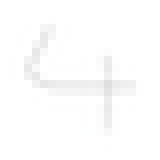
%> input picture Coursera/machine-learning-ex4/Images/4.jpg, 20 x 20 px (shown 8 times larger)
$ octave --eval "result = imageTo20x20Gray('../Images/4.jpg');"   (GNU Octave 9; MATLAB toolbox functions it lacks are replaced by stand-ins)
%> lines starting %> are read from the running program, lines starting %| are printed output that depends on the picture
### Coursera/machine-learning-ex4/ex4/sigmoid.m
function g = sigmoid(z)
%SIGMOID Compute sigmoid functoon
%   J = SIGMOID(z) computes the sigmoid of z.

g = 1.0 ./ (1.0 + exp(-z));
end

### Coursera/machine-learning-ex4/ex4/imageTo20x20Gray.m
function [vectorImage] = imageTo20x20Gray(fileName)
%> called with fileName = '../Images/4.jpg'
cropPercentage=0;
rotStep=0;
%IMAGETO20X20GRAY display reduced image and converts for digit classification
%
% Sample usage:
%       imageTo20x20Gray('myDigit.jpg', 100, -1);
%
%       First parameter: Image file name
%             Could be bigger than 20 x 20 px, it will
%             be resized to 20 x 20. Better if used with
%             square images but not required.
%
%       Second parameter: cropPercentage (any number between 0 and 100)
%             0  0% will be cropped (optional, no needed for square images)
%            50  50% of available croping will be cropped
%           100  crop all the way to square image (for rectangular images)
%
%       Third parameter: rotStep
%            -1  rotate image 90 degrees CCW
%             0  do not rotate (optional)
%             1  rotate image 90 degrees CW
%
% (Thanks to Edwin Fr黨wirth for parts of this code)
% Read as RGB image
Image3DmatrixRGB = imread(fileName);
%> Image3DmatrixRGB is the input picture: size 20x20x3 uint8; mean R, G, B 253, 253, 253
% Convert to NTSC image (YIQ)
Image3DmatrixYIQ = rgb2ntsc(Image3DmatrixRGB );
%> Image3DmatrixYIQ: size 20x20x3 double; mean of channels 1, 2, 3 0.992, -5.84e-06, -2.07e-06
% Convert to grays keeping only luminance (Y) and discard chrominance (IQ)
Image2DmatrixBW  = Image3DmatrixYIQ(:,:,1);
% Get the size of your image
oldSize = size(Image2DmatrixBW);
%> oldSize = [20 20]
% Obtain crop size toward centered square (cropDelta)
% ...will be zero for the already minimum dimension
% ...and if the cropPercentage is zero,
% ...both dimensions are zero
% ...meaning that the original image will go intact to croppedImage
cropDelta = floor((oldSize - min(oldSize)) .* (cropPercentage/100));
%> cropDelta = [0 0]
% Compute the desired final pixel size for the original image
finalSize = oldSize - cropDelta;
%> finalSize = [20 20]
% Compute each dimension origin for croping
cropOrigin = floor(cropDelta / 2) + 1;
%> cropOrigin = [1 1]
% Compute each dimension copying size
copySize = cropOrigin + finalSize - 1;
%> copySize = [20 20]
% Copy just the desired cropped image from the original B&W image
croppedImage = Image2DmatrixBW( ...
                    cropOrigin(1):copySize(1), cropOrigin(2):copySize(2));
% Resolution scale factors: [rows cols]
scale = [20 20] ./ finalSize;
%> scale = [1 1]
% Compute back the new image size (extra step to keep code general)
newSize = max(floor(scale .* finalSize),1);
%> newSize = [20 20]
% Compute a re-sampled set of indices:
rowIndex = min(round(((1:newSize(1))-0.5)./scale(1)+0.5), finalSize(1));
%> rowIndex = 20 values from 1 to 20
colIndex = min(round(((1:newSize(2))-0.5)./scale(2)+0.5), finalSize(2));
% Copy just the indexed values from old image to get new image
newImage = croppedImage(rowIndex,colIndex,:);
% Rotate if needed: -1 is CCW, 0 is no rotate, 1 is CW
newAlignedImage = rot90(newImage, rotStep);
% Invert black and white
invertedImage = - newAlignedImage;
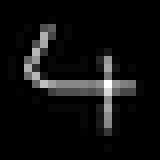
%> invertedImage: size 20x20 double (shown 8 times larger); min -1, max -0.875, mean -0.992; drawn with min black and max white
% Find min and max grays values in the image
maxValue = max(invertedImage(:));
%> maxValue = -0.875
minValue = min(invertedImage(:));
%> minValue = -1
% Compute the value range of actual grays
delta = maxValue - minValue;
%> delta = 0.125
% Normalize grays between 0 and 1
normImage = (invertedImage - minValue) / delta;
% Add contrast. Multiplication factor is contrast control.
contrastedImage = sigmoid((normImage -0.5) * 5);
% Show image as seen by the classifier
imshow(contrastedImage, [-1, 1] );
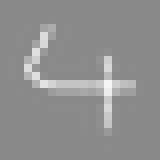
%> displayed picture: size 20x20, on the screen's scale of 0 to 255 (shown 8 times larger); min 137, max 245, mean 143.3
% Output the matrix as a unrolled vector
vectorImage = reshape(contrastedImage, 1, newSize(1)*newSize(2));
%> vectorImage = 400 values, max 0.924 at index 271, min 0.0759 at index 1, mean 0.125
%> `result = imageTo20x20Gray('../Images/4.jpg');`: result has the same summary as vectorImage in imageTo20x20Gray
end

$ run again, on Coursera/machine-learning-ex4/Images/img1.png
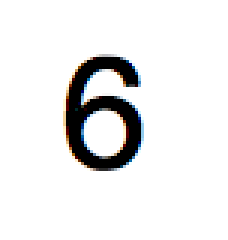
%> input picture Coursera/machine-learning-ex4/Images/img1.png, 76 x 80 px (shown 3 times larger)
%> in imageTo20x20Gray, Image3DmatrixRGB is the input picture: size 80x76x3 uint8; mean R, G, B 234.5, 234.4, 234.4
%> Image3DmatrixYIQ: size 80x76x3 double; mean of channels 1, 2, 3 0.919, 8.78e-05, 8.58e-05
%> in imageTo20x20Gray, `invertedImage = - newAlignedImage;`:
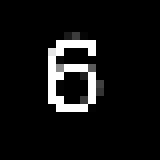
%> invertedImage: size 20x20 double (shown 8 times larger); min -1, max 0, mean -0.927; drawn with min black and max white
%> maxValue = 0
%> minValue = -1
%> delta = 1
%> in imageTo20x20Gray, `imshow(contrastedImage, [-1, 1] );`:
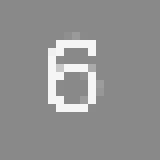
%> displayed picture: size 20x20, on the screen's scale of 0 to 255 (shown 8 times larger); min 137, max 245, mean 144.7
%> vectorImage = 400 values, max 0.924 at index 128, min 0.0759 at index 1, mean 0.137
%> result has the same summary as vectorImage in imageTo20x20Gray

$ run again, on Coursera/machine-learning-ex4/Images/img2.png
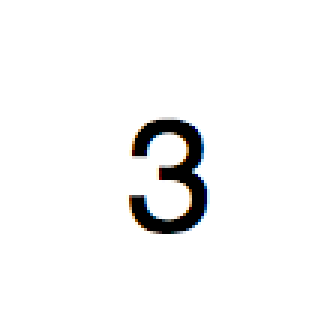
%> input picture Coursera/machine-learning-ex4/Images/img2.png, 110 x 109 px (shown 3 times larger)
%> in imageTo20x20Gray, Image3DmatrixRGB is the input picture: size 109x110x3 uint8; mean R, G, B 245.7, 245.7, 245.7
%> Image3DmatrixYIQ: size 109x110x3 double; mean of channels 1, 2, 3 0.963, -4.16e-05, 2.72e-05
%> in imageTo20x20Gray, `invertedImage = - newAlignedImage;`:
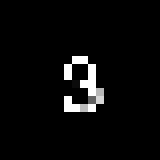
%> invertedImage: size 20x20 double (shown 8 times larger); min -1, max 0, mean -0.961; drawn with min black and max white
%> maxValue = 0
%> minValue = -1
%> delta = 1
%> in imageTo20x20Gray, `imshow(contrastedImage, [-1, 1] );`:
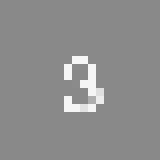
%> displayed picture: size 20x20, on the screen's scale of 0 to 255 (shown 8 times larger); min 137, max 245, mean 141.3
%> vectorImage = 400 values, max 0.924 at index 169, min 0.0759 at index 1, mean 0.11
%> result has the same summary as vectorImage in imageTo20x20Gray
